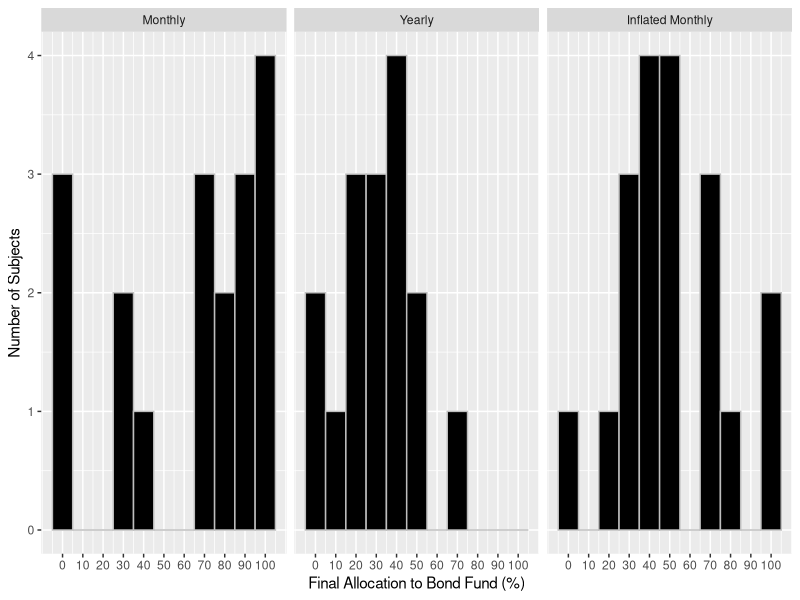

This chart was generated by the following R code: (Note: this script raises an error after producing the figure.)
## ---- chunk 1
library(dplyr)
library(magrittr)
library(tidyr)
library(ggplot2)
library(Hmisc)
library(nortest)
library(plm)
library(lme4)
library(sandwich)
library(lmtest)

data <- read.csv('Exp_Data.csv',header=TRUE)
survey <- read.csv('Exp_Survey.csv',header=TRUE)

survey %<>% mutate(Q3 = ifelse(Q3 == 'Yes',1,ifelse(Q3 == 'No',0,.5))) %>% 
  mutate(Q4 = ifelse(Q4 == 'Yes',1,ifelse(Q4 == 'No',0,.5))) %>%
  mutate(Q5 = ifelse(Q5 == 'Yes',1,ifelse(Q5 == 'No',0,.5)))

survey %<>% select(ID,Q3,Q4,Q5,Q6,Q7)
data %<>% select(-Name,-Student.ID)

wide.data <- inner_join(survey,data,by="ID")
long.data.40 <- wide.data %>% select(ID,Type,num_range("X",161:200)) %>% gather("Choice_Num","Choice",3:42)

remove(data,survey)

## ---- chunk 2
hist.data <- wide.data %>% select(Type,Final.Choice) %>% mutate(Final.Choice = Final.Choice * 100) %>%
  mutate(Type = ifelse(Type == 1, "Monthly", ifelse(Type == 2, "Yearly","Inflated Monthly")))

hist.data$Type <- factor(hist.data$Type, levels = c("Monthly", "Yearly", "Inflated Monthly"))

ggplot(hist.data, aes(Final.Choice)) + geom_histogram(binwidth=10, fill="black",color="gray") + 
  facet_wrap(~ Type) +
  scale_x_continuous(breaks=seq(0,100,10)) +
  xlab("Final Allocation to Bond Fund (%)") + 
  ylab("Number of Subjects") 
## ---- chunk 3
ste <- function(x) sqrt(var(x,na.rm=TRUE)/sum(!is.na(x))) #standard error computation

summ.final <- wide.data %>% group_by(Type) %>% 
  summarise(Avg = mean(Final.Choice), sd = sd(Final.Choice), ste = ste(Final.Choice))

t.test1 <- wide.data %>% filter(Type == 1 | Type == 2)
t.test2 <- wide.data %>% filter(Type == 1 | Type == 3)
t.test3 <- wide.data %>% filter(Type == 2 | Type == 3)

t.test(Final.Choice~Type,t.test1)
t.test(Final.Choice~Type,t.test2)
t.test(Final.Choice~Type,t.test3)
## ---- chunk 4
summ.40 <- long.data.40 %>% group_by(Type) %>% 
  summarise(Avg = mean(Choice,na.rm=TRUE), sd = sd(Choice,na.rm=TRUE), ste = ste(Choice))

t.2.test1 <- long.data.40 %>% filter(Type == 1 | Type == 2)
t.2.test2 <- long.data.40 %>% filter(Type == 1 | Type == 3)
t.2.test3 <- long.data.40 %>% filter(Type == 2 | Type == 3)

t.test.cluster(t.2.test1$Choice,t.2.test1$ID,t.2.test1$Type)
t.test.cluster(t.2.test2$Choice,t.2.test2$ID,t.2.test2$Type)
t.test.cluster(t.2.test3$Choice,t.2.test3$ID,t.2.test3$Type)
## ---- chunk 5
ctrl.t.test1 <- t.test1 %>% mutate(type.dummy = ifelse(Type==1,0,1), Final.Choice = Final.Choice*100)
ctrl.t.test2 <- t.test2 %>% mutate(type.dummy = ifelse(Type==1,0,1), Final.Choice = Final.Choice*100)
ctrl.t.test3 <- t.test3 %>% mutate(type.dummy = ifelse(Type==2,0,1), Final.Choice = Final.Choice*100)

# Using HC-robust standard errors
coeftest(lm(Final.Choice~type.dummy+Q3+Q4+Q5,ctrl.t.test1), vcov=vcovHC)
coeftest(lm(Final.Choice~type.dummy+Q3+Q4+Q5,ctrl.t.test2), vcov=vcovHC)
coeftest(lm(Final.Choice~type.dummy+Q3+Q4+Q5,ctrl.t.test3), vcov=vcovHC)
## ---- chunk 6
bootstrap <- function(a,b){
  set.seed(76)
  boot.samples <- c(rep(NA,100000))
  for (i in 1:100000){
    t.1 <- sample(length(a), length(a), replace=TRUE)
    t.2 <- sample(length(b), length(b), replace=TRUE)
    t <- mean(a[t.1])-mean(b[t.2])
    boot.samples[i] <- t
    
  }
  return(as.data.frame(boot.samples) %>% rename(x=boot.samples))
}

boot.samples.1 <- bootstrap(monthly$Final.Choice,yearly$Final.Choice)
boot.samples.2 <- bootstrap(monthly$Final.Choice,infmonthly$Final.Choice)

CI.1 <- quantile(boot.samples.1$x,c(.005,.995))
CI.2 <- quantile(boot.samples.2$x,c(.005,.995))

boot.samples.1 %<>% mutate(CI = x < CI.1[1] | x > CI.1[2])
boot.samples.2 %<>% mutate(CI = x < CI.2[1] | x > CI.2[2])

ggplot(aes(x, fill=CI), data=boot.samples.1) + geom_histogram(color="gray") + 
  geom_vline(xintercept=CI.1, linetype="dotted", color="red", size= 1) +
  geom_text(label=paste("99% CI: [",round(CI.1[1],2),",",round(CI.1[2],2),"]"), aes(x=mean(boot.samples.1$x),y=12000), size=6) +
  scale_fill_manual(values = c("black", "red")) +
  guides(fill=FALSE) +
  coord_cartesian(xlim=c(-30,70), ylim=c(0,12000)) +
  xlab("Difference in Average Allocation (%)") +
  ylab("Count")

ggplot(aes(x, fill=CI), data=boot.samples.2) + geom_histogram(color="gray") + 
  geom_vline(xintercept=CI.2, linetype="dotted", color="red", size= 1) +
  geom_text(label=paste("99% CI: [",round(CI.2[1],2),",",round(CI.2[2],2),"]"), aes(x=mean(boot.samples.2$x),y=12000), size=6) +
  scale_fill_manual(values = c("black", "red"), name="") +
  guides(fill=FALSE) +
  coord_cartesian(xlim=c(-30,70), ylim=c(0,12000)) +
  xlab("Difference in Average Allocation (%)") +
  ylab("Count")
## ---- chunk 7
monthly.data.lm <- monthly %>% select(ID,num_range("X",1:200)) %>%
  gather("Period","Choice",2:201) %>% mutate(Period=as.numeric(substring(Period,2)), Choice=Choice*100)

yearly.data.lm <- yearly %>% select(ID,num_range("X",1:200)) %>%
  gather("Period","Choice",2:201) %>% mutate(Period=as.numeric(substring(Period,2))) %>%
  filter(is.na(Choice)==FALSE) %>% mutate(Period = (Period %/% 10) + 1, Choice=Choice*100)

infmonthly.data.lm <- infmonthly %>% select(ID,num_range("X",1:200)) %>%
  gather("Period","Choice",2:201) %>% mutate(Period=as.numeric(substring(Period,2)), Choice=Choice*100)

ts.monthly <- monthly.data.lm %>% spread(ID,Choice) %>% select(-Period)
ts.yearly <- yearly.data.lm %>% spread(ID,Choice) %>% select(-Period)
ts.infmonthly <- infmonthly.data.lm %>% spread(ID,Choice) %>% select(-Period)


par(mar=c(4,4.5,3,1))
par(mfrow=c(4,5))

for (x in colnames(ts.monthly)){
  acf(ts.monthly[[x]],lag.max=10, plot=FALSE) %>% plot(main = x)
  
}

par(mfrow=c(4,5))

for (x in colnames(ts.yearly)){
  acf(ts.yearly[[x]],lag.max=10, plot=FALSE) %>% plot(main = x)
  
}

par(mfrow=c(4,5))

for (x in colnames(ts.infmonthly)){
  acf(ts.infmonthly[[x]],lag.max=10, plot=FALSE) %>% plot(main = x)
  
}

par(mfrow=c(1,1))
## ---- chunk 8
paired.data <- long.data.40 %>% group_by(ID) %>% summarise(avg_choice = mean(Choice,na.rm=TRUE)) %>% 
  inner_join(select(wide.data,ID,Type,Final.Choice),by="ID")

t.paired.test1 <- paired.data %>% filter(Type == 1)
t.paired.test2 <- paired.data %>% filter(Type == 2)
t.paired.test3 <- paired.data %>% filter(Type == 3)

t.test(t.paired.test1$avg_choice,t.paired.test1$Final.Choice,paired=TRUE)
t.test(t.paired.test2$avg_choice,t.paired.test2$Final.Choice,paired=TRUE)
t.test(t.paired.test3$avg_choice,t.paired.test3$Final.Choice,paired=TRUE)
## ---- chunk 9
monthly.data <- monthly %>% select(num_range("X",1:200)) %>% summarise_each(funs(mean)) %>%
  gather("Period","Avg_Choice",1:200) %>% mutate(Type = "Monthly")

yearly.data <- yearly %>% select(num_range("X",1:200)) %>% summarise_each(funs(mean)) %>%
  gather("Period","Avg_Choice",1:200) %>% filter(is.na(Avg_Choice)==FALSE) %>% mutate(Type = "Yearly")

inf.monthly.data <-  infmonthly %>% select(num_range("X",1:200)) %>% summarise_each(funs(mean)) %>%
  gather("Period","Avg_Choice",1:200) %>% mutate(Type = "Inflated Monthly")

graph.data <- bind_rows(monthly.data,yearly.data) %>% bind_rows(inf.monthly.data) %>%
  mutate(Avg_Choice=Avg_Choice*100)

graph.data %>% filter(Type %in% c("Monthly","Yearly")) %>% 
  ggplot(aes(Period, Avg_Choice, group=Type)) + 
  geom_line(size=2, aes(col=Type)) + 
  scale_x_discrete(breaks=NULL) + 
  scale_y_continuous(breaks=seq(0,100,25)) +
  scale_color_manual(values=c("Blue","Red"),name="Condition") +
  ylab("Average Allocation to Bonds (%)") + xlab("Time (in Periods)") + 
  geom_smooth(method="lm",size=2,color="black",fill=NA)
  
graph.data %>% filter(Type %in% c("Monthly","Inflated Monthly")) %>% 
  ggplot(aes(Period, Avg_Choice, group=Type)) + 
  geom_line(size=2, aes(col=Type)) + 
  scale_x_discrete(breaks=NULL) + 
  scale_y_continuous(breaks=seq(0,100,25)) +
  scale_color_manual(values=c("Red","Blue"), name="Condition",breaks=c("Monthly","Inflated Monthly")) +
  ylab("Average Allocation to Bonds (%)") + xlab("Time (in Periods)") + 
  geom_smooth(method="lm",size=2,color="black",fill=NA)

## ---- chunk 10
### Function to get cluster-robust standard errors
### Source: http://www.ne.su.se/polopoly_fs/1.216115.1426234213!/menu/standard/file/clustering1.pdf
clx <- function(fm, dfcw, cluster){
  M <- length(unique(cluster))
  N <- length(cluster)
  dfc <- (M/(M-1))*((N-1)/(N-fm$rank))
  u <- apply(estfun(fm),2,
             function(x) tapply(x, cluster, sum))
  vcovCL <- dfc*sandwich(fm, meat=crossprod(u)/N)*dfcw
  + coeftest(fm, vcovCL) }

fix.lm1 <- lm(Choice~Period + factor(ID) - 1,monthly.data.lm)


cluster.lm1 <- lm(Choice~Period,monthly.data.lm)


fix.lm2 <- lm(Choice~Period + factor(ID) - 1,yearly.data.lm)


cluster.lm2 <- lm(Choice~Period,yearly.data.lm)

fix.lm3 <- lm(Choice~Period + factor(ID) - 1,infmonthly.data.lm)


cluster.lm3 <- lm(Choice~Period,infmonthly.data.lm)
## ---- chunk 11
summary(fix.lm1)
summary(fix.lm2)
summary(fix.lm3)
## ---- chunk 12
clx(cluster.lm1,1,monthly.data.lm$ID)
clx(cluster.lm2,1,yearly.data.lm$ID)
clx(cluster.lm3,1,infmonthly.data.lm$ID)
## ---- chunk 13
clx(fix.lm1,1,monthly.data.lm$ID)
clx(fix.lm2,1,yearly.data.lm$ID)
clx(fix.lm3,1,infmonthly.data.lm$ID)
## ---- chunk 14
sum(wide.data$Q6 != "DK")
sum(wide.data$Q7 != "DK")

survey.lm1 <- wide.data %>% select(Final.Choice,Q6,Q7) %>%
  mutate(tech.dummy=ifelse(Q6 == "DK",0,1),fin.dummy=ifelse(Q7 == "DK",0,1),Final.Choice=Final.Choice*100) 
survey.lm2 <- survey.lm1 %>% filter(Q6 != "DK") %>% mutate(Q6=as.numeric(as.character(Q6))*100)
survey.lm3 <- survey.lm1 %>% filter(Q7 != "DK") %>% mutate(Q7=as.numeric(as.character(Q7))*100)

summary(lm(Final.Choice~tech.dummy + fin.dummy,survey.lm1))
summary(lm(Final.Choice~Q6,survey.lm2))
summary(lm(Final.Choice~Q7,survey.lm3))
